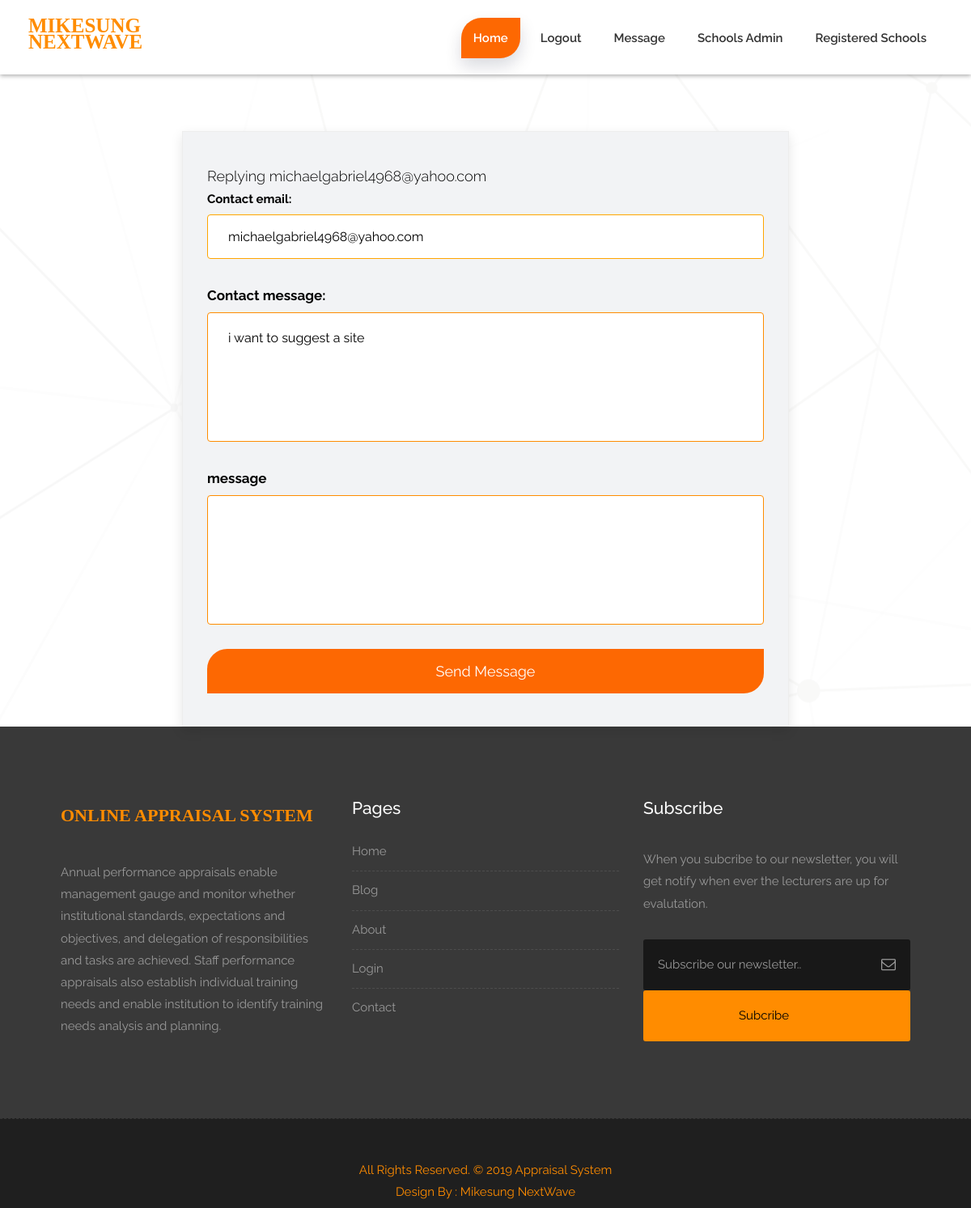
The app's page /reply_contact.php?id=1 with its own data.
### tables this page shows
CREATE TABLE `contact` (
  `id` int(11) NOT NULL,
  `firstName` varchar(100) NOT NULL,
  `lastName` varchar(100) NOT NULL,
  `email` varchar(150) NOT NULL,
  `mobile` varchar(100) NOT NULL,
  `message` text NOT NULL
);

### reply_contact.php (the view, shortened to what this page needs)
<?php include ('general_admin_header.php');
      include('db_connect.php');
?>
<?php
    $id = $_GET['id'];
    $sql = "SELECT * FROM contact WHERE contact.id='".$id."'";
    $query = mysqli_query($conn, $sql) or die(mysqli_error($conn));
    $row = mysqli_fetch_assoc($query);
?>
<div id="contact" class="container-fluid wb" style="padding-top: 10px">
    <div class="col-md-8 col-md-offset-2">
        <div class="contact_form">
			<form class="form">
				<p class="lead" style="color: black">Replying <?php echo $row['email']; ?></p>
		<div class="form-group">
			<label>Contact email:</label>
			<input type="text" class="form-control" name="email" value="<?php echo $row['email']; ?>">
		</div>
		<div class="form-group">
			<label style="font-size: 17px; color: black">Contact message:</label>
			<textarea name="message" rows="6" class="form-control" style="color: black; border-color: darkorange"><?php echo $row['message']; ?></textarea>
		</div>
		<div class="form-group">
			<label style="color: black; font-size: 17px">message</label>
			<textarea name="reply_message" rows="6" class="form-control" style="color: black; border-color: darkorange"></textarea>
		</div>
		<div>
						<input type="submit" name="send" value="Send Message" class="btn btn-light btn-radius grd1 btn-block btn-brd">
		</div>
	</form>
</div>
</div>
</div>
 <?php include 'footer.php' ?>
</body>
</html>

### style.css (style rules this page uses)
body { color: #999; font-size: 15px; font-family: 'Raleway', sans-serif; line-height: 1.80857; }
a, .btn { text-decoration: none !important; outline: none !important; -webkit-transition: all .3s ease-in-out; -moz-transition: all .3s ease-in-out; -ms-transition: all .3s ease-in-out; -o-transition: all .3s ease-in-out; transition: all .3s ease-in-out; }
.lead { font-size: 18px; line-height: 30px; color: #767676; margin: 0; padding: 0; }
.contact_form { border: 1px solid #ededed; box-shadow: 0 5px 14px rgba(0, 0, 0, 0.1); background-color: #f2f3f5; padding: 40px 30px; }
.contact_form .form-control { background-color: #fff; margin-bottom: 30px; border: 1px solid #ebebeb; box-sizing: border-box; color: #bcbcbc; font-size: 16px; outline: 0 none; padding: 10px 25px; height: 55px; resize: none; box-shadow: none !important; width: 100%; }
.contact_form textarea { color: #bcbcbc; padding: 20px 25px !important; height: 160px !important; }
#contact { background: url(images/bg.png) no-repeat center center #fff; }
.nav-pills, .effect-1:after, .nav-pills > li > a, .global-radius, .btn-brd { -webkit-border-radius: 25px 0px 25px 0px; -moz-border-radius: 25px 0px 25px 0px; border-radius: 25px 0px 25px 0px; }
.btn-light { padding: 13px 40px; font-size: 18px; border: 2px solid #fd6802; color: #ffffff; background-color: #fd6802; }
:root { --pricingTable-yellow: #fd6802; --pricingTable-purple: #fd6802; --pricingTable-blue: #fd6802; }

### css/responsive.css (style rules this page uses)
@media (max-width: 1200px) { .container-fluid { width: 100%; padding: 0 15px; } }

### reply_contact.php (style rules this page uses)
.form-group label { color: black; }
.form-group .form-control { color: black; border-color : orange; }

### records on screen
contact: email "michaelgabriel4968@yahoo.com", message "i want to suggest a site"
